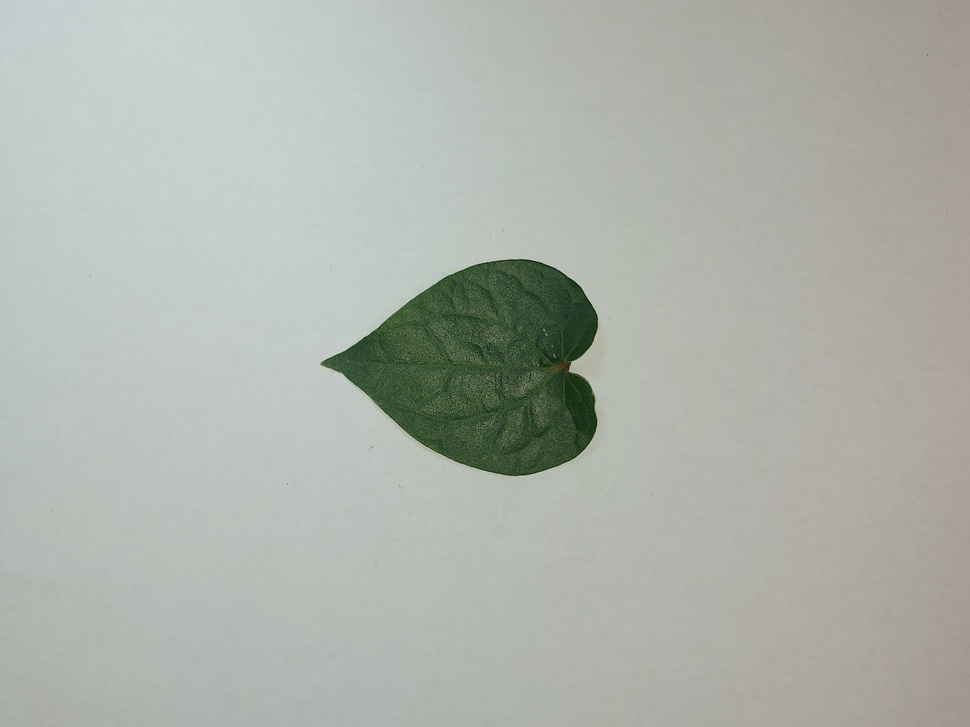
#> input picture fotodaunsirih/000-024/000.jpg, 970 x 727 px, shrunk from 4624 x 3468 before the run, found by its file name
$ jupyter execute rotate.ipynb   (shell and % lines are left out)
#> lines starting #> are read from the running program, lines starting #| are printed output that depends on the picture
<a href="https://colab.research.google.com/github/NeaIE19/computer-vision/blob/main/image_fundamental/rotate.ipynb" target="_parent"></a>

[cell 1]
# import the necessary packages
import matplotlib.pyplot as plt
import argparse
import imutils
import cv2

[cell 2]
def plt_imshow(title, image):
    # convert the image frame BGR to RGB color space and display it
	image = cv2.cvtColor(image, cv2.COLOR_BGR2RGB)
	plt.imshow(image)
	plt.title(title)
	plt.grid(False)
	plt.show()

[cell 3]
args = {
    "image": "000.jpg"
}

[cell 4]
# load the image and show it
image = cv2.imread(args["image"])
#> image is the input picture: shape (727, 970, 3); mean B, G, R 172, 179.1, 174.2
plt_imshow("Original", image)

# grab the dimensions of the image and calculate the center of the
# image
(h, w) = image.shape[:2]
#> h = 727; w = 970
(cX, cY) = (w // 2, h // 2)
#> cX = 485; cY = 363

# rotate our image by 45 degrees around the center of the image
M = cv2.getRotationMatrix2D((cX, cY), 45, 1.0)
rotated = cv2.warpAffine(image, M, (w, h))
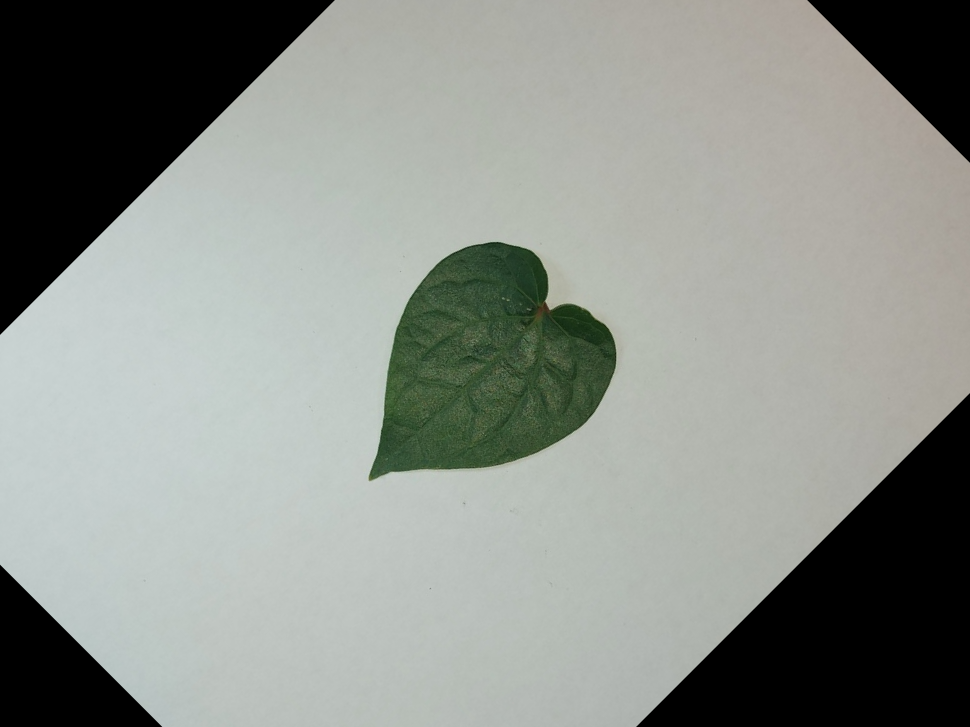
#> rotated: shape (727, 970, 3); mean B, G, R 138.8, 144.7, 140.1
plt_imshow("Rotated by 45 Degrees", rotated)

# rotate our image by -90 degrees around the image
M = cv2.getRotationMatrix2D((cX, cY), -90, 1.0)
rotated = cv2.warpAffine(image, M, (w, h))
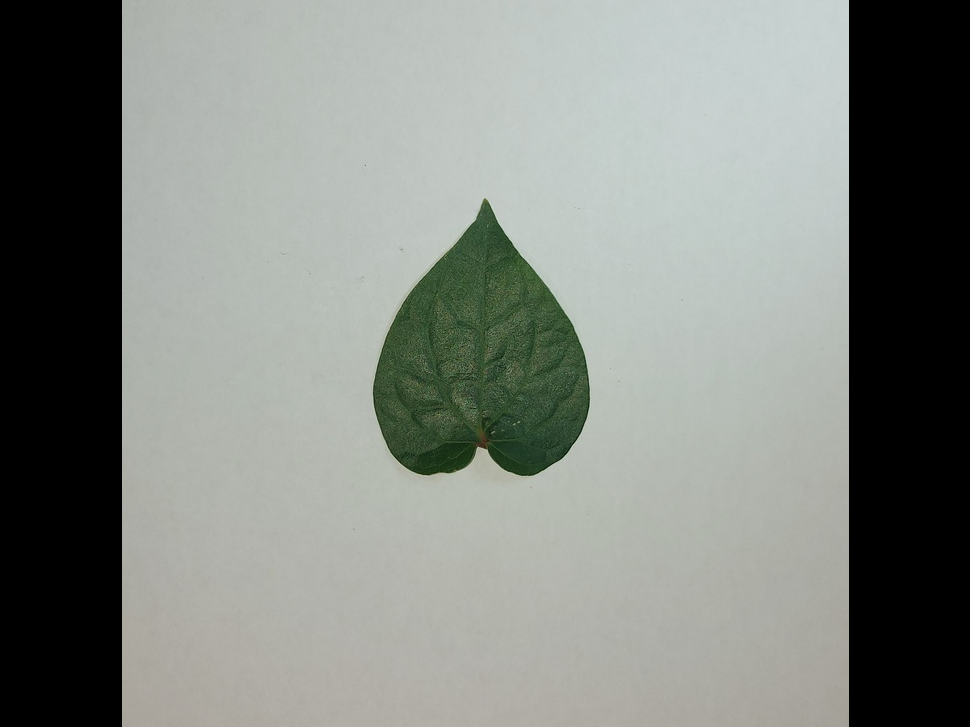
#> rotated: shape (727, 970, 3); mean B, G, R 128.5, 134.1, 129.6
plt_imshow("Rotated by -90 Degrees", rotated)

[cell 5]
# rotate our image around an arbitrary point rather than the center
M = cv2.getRotationMatrix2D((10, 10), 45, 1.0)
rotated = cv2.warpAffine(image, M, (w, h))
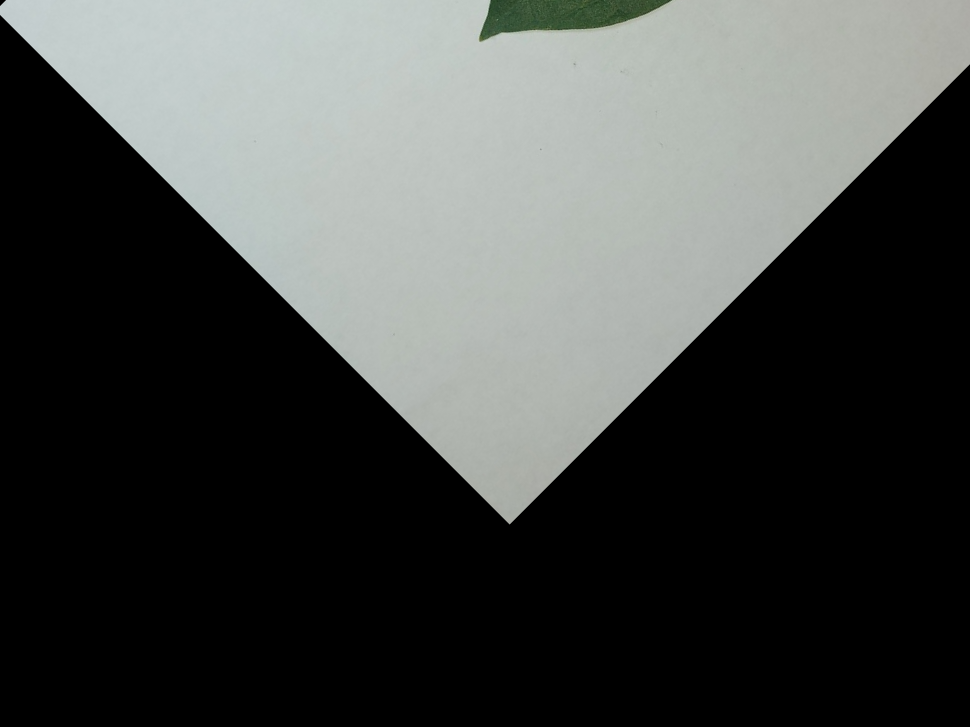
#> rotated: shape (727, 970, 3); mean B, G, R 71.3, 73.2, 70.5
plt_imshow("Rotated by Arbitrary Point", rotated)

[cell 6]
# use our imutils function to rotate an image 180 degrees
rotated = imutils.rotate(image, 180)
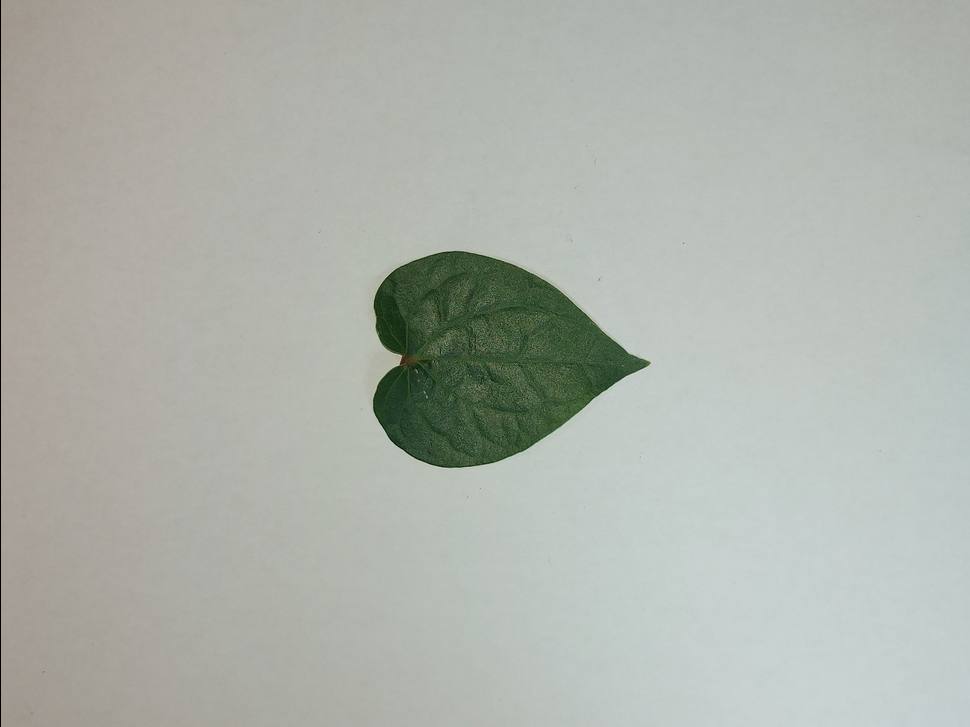
#> rotated: shape (727, 970, 3); mean B, G, R 171.8, 178.9, 174
plt_imshow("Rotated by 180 Degrees", rotated)

[cell 7]
# rotate our image by 33 degrees counterclockwise, ensuring the
# entire rotated image still views in the viewing area
rotated = imutils.rotate_bound(image, -33)
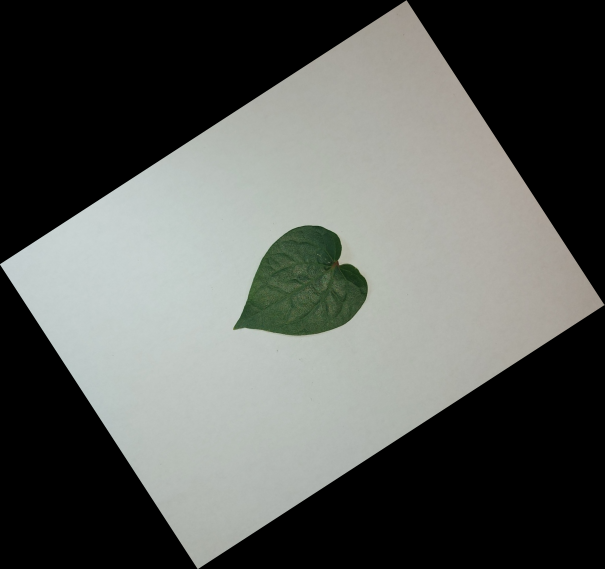
#> rotated: shape (1138, 1209, 3) (shown at 1/2 size); mean B, G, R 88.2, 91.8, 89.3
plt_imshow("Rotated Without Cropping", rotated)

$ run again, with fotodaunsirih/000-024/003.jpg copied over fotodaunsirih/000-024/000.jpg
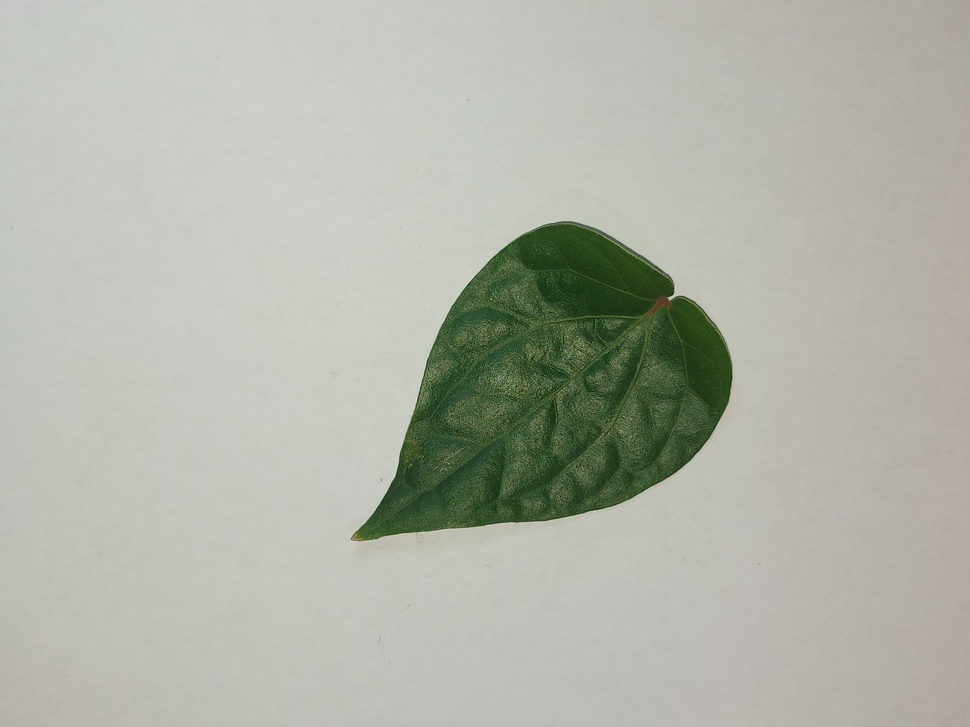
#> input picture fotodaunsirih/000-024/003.jpg, 970 x 727 px, shrunk from 4624 x 3468 before the run, found by its file name
#> image is the input picture: shape (727, 970, 3); mean B, G, R 170, 180.3, 177.5
#> `rotated = imutils.rotate(image, 180)`:
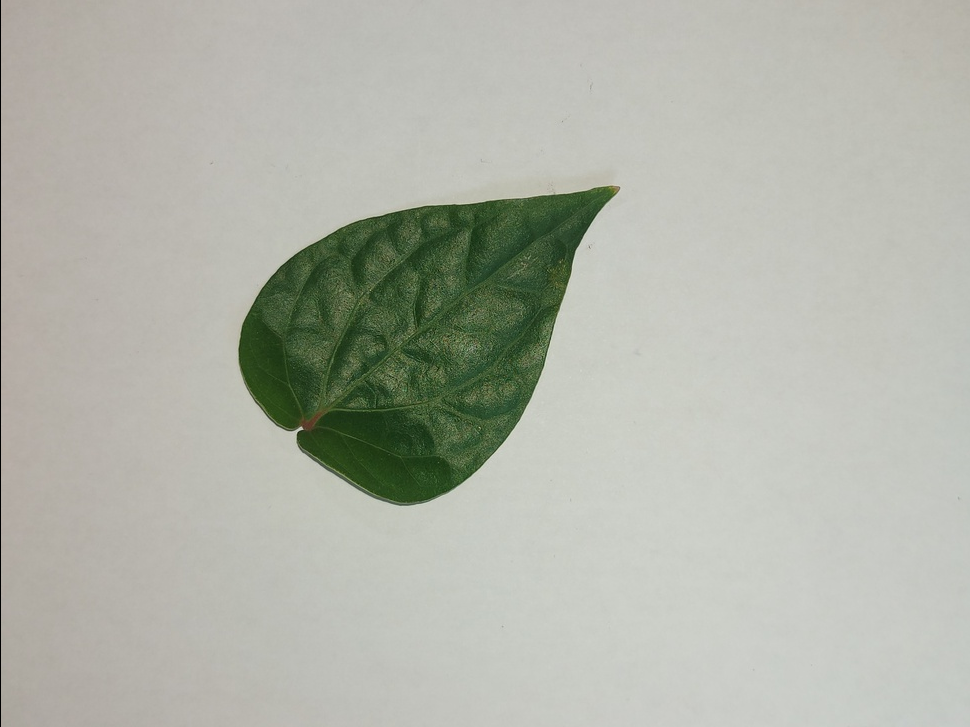
#> rotated: shape (727, 970, 3); mean B, G, R 169.9, 180.1, 177.3
#> `rotated = imutils.rotate_bound(image, -33)`:
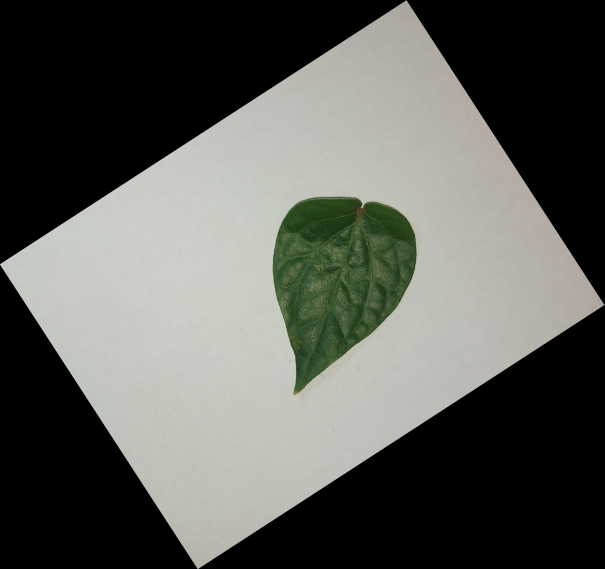
#> rotated: shape (1138, 1209, 3) (shown at 1/2 size); mean B, G, R 87.2, 92.4, 91
#> image: shape (1138, 1209, 3)
